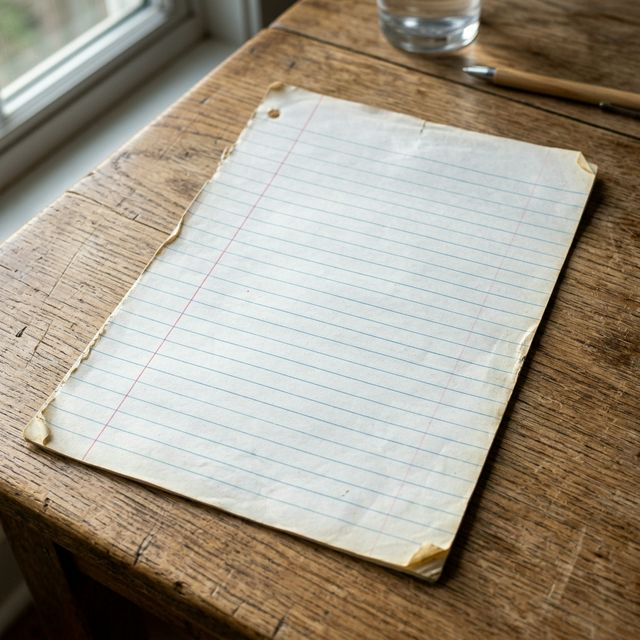
#> input picture assets/photorealistic_substrate.jpg, 640 x 640 px
$ python calibrate_substrate.py
#> lines starting #> are read from the running program, lines starting #| are printed output that depends on the picture; after the words box and inside, x2 and y2 are one past the last pixel; in counts of white or black regions, pixels touching at a corner belong together
import cv2
import numpy as np
import json
from pathlib import Path

def calibrate():
    img_path = Path("assets/photorealistic_substrate.jpg")
    if not img_path.exists():
        print(f"Error: {img_path} not found.")
        return

    img = cv2.imread(str(img_path))
#> img is the input picture: shape (640, 640, 3); mean B, G, R 135.3, 150.4, 159.2
    gray = cv2.cvtColor(img, cv2.COLOR_BGR2GRAY)
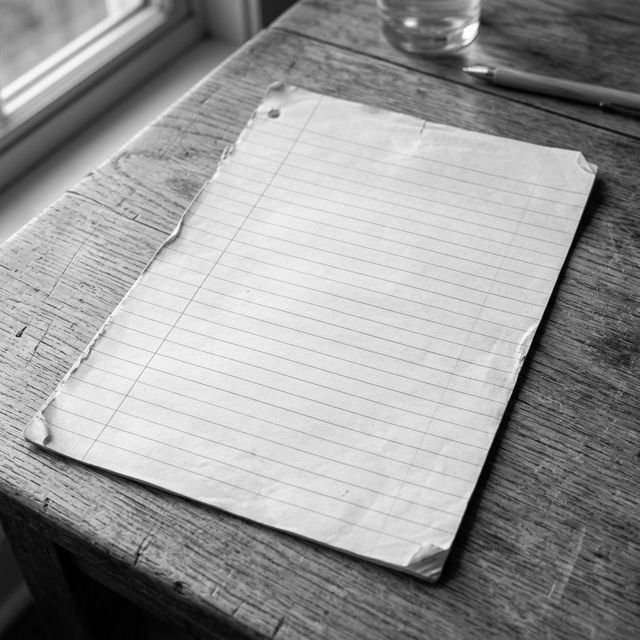
#> gray: shape (640, 640); min 0, max 255, mean 151.3
    blurred = cv2.GaussianBlur(gray, (5, 5), 0)
    edged = cv2.Canny(blurred, 75, 200)
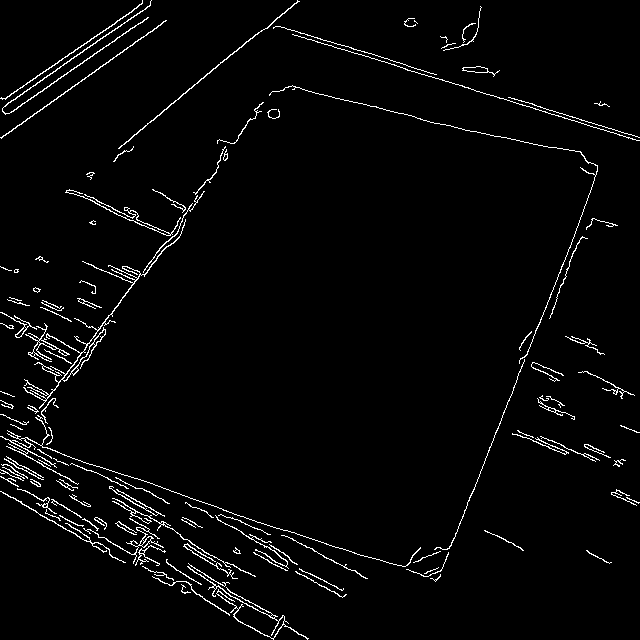
#> edged: shape (640, 640); 2.8% white in thin lines or dots

    # Find contours
    cnts, _ = cv2.findContours(edged.copy(), cv2.RETR_LIST, cv2.CHAIN_APPROX_SIMPLE)
#> cnts = 144 contours, 104 with area under 20; largest, box (x1, y1, x2, y2) and area: (23, 219, 186, 409) 352, (2, 0, 152, 115) 189, (187, 566, 309, 640) 164, (25, 323, 70, 362) 144, (118, 0, 300, 149) 138
    cnts = sorted(cnts, key=cv2.contourArea, reverse=True)[:5]
#> cnts = 5 contours; box (x1, y1, x2, y2) and area: (23, 219, 186, 409) 352, (2, 0, 152, 115) 189, (187, 566, 309, 640) 164, (25, 323, 70, 362) 144, (118, 0, 300, 149) 138

    screen_cnt = None
    for c in cnts:
        peri = cv2.arcLength(c, True)
        approx = cv2.approxPolyDP(c, 0.02 * peri, True)
        if len(approx) == 4:
            screen_cnt = approx
            break
#> this loop made 5 passes
#> peri on passes 1, 3, 4: 1697.1, 832.3, 355.2
#> (peri, approx) on passes 2, 5: (771, [[151, 0], [2, 111]]), (486.4, [[299, 1], [118, 148]])

    if screen_cnt is None:
        print("Failed to detect paper corners automatically.")
        # Fallback to manual heuristics if needed, or just warn
        return

    # Order corners: TL, TR, BR, BL
    pts = screen_cnt.reshape(4, 2)
    rect = np.zeros((4, 2), dtype="float32")
    s = pts.sum(axis=1)
    rect[0] = pts[np.argmin(s)]
    rect[2] = pts[np.argmax(s)]
    diff = np.diff(pts, axis=1)
    rect[1] = pts[np.argmin(diff)]
    rect[3] = pts[np.argmax(diff)]

    calibration = {
        "src_corners": rect.tolist(),
        "substrate_path": str(img_path),
        "target_size": [2480, 3508] # A4 @ 300DPI
    }

    with open("assets/calibration.json", "w") as f:
        json.dump(calibration, f, indent=4)

    # Debug image
    for pt in rect:
        cv2.circle(img, (int(pt[0]), int(pt[1])), 10, (0, 255, 0), -1)
    cv2.imwrite("assets/calibration_debug.png", img)
    print("Calibration saved to assets/calibration.json")

if __name__ == "__main__":
    calibrate()

$ run again, with assets/paper_texture.png saved as assets/photorealistic_substrate.jpg
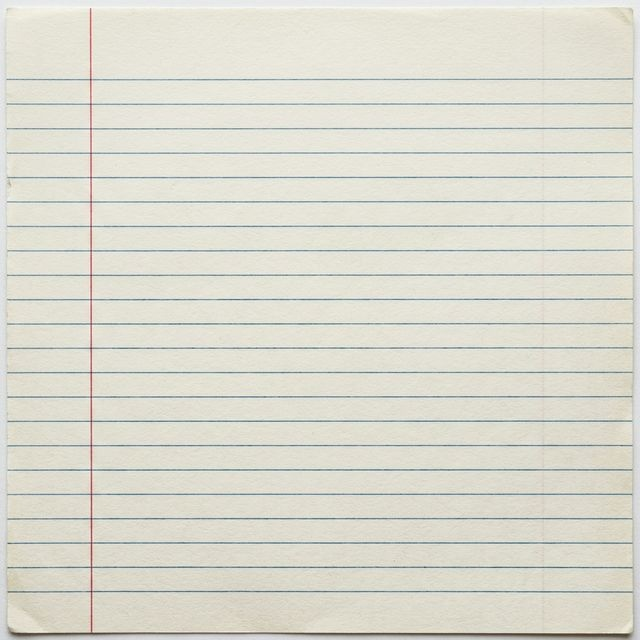
#> input picture assets/paper_texture.png, 640 x 640 px
#> in calibrate, img is the input picture: shape (640, 640, 3); mean B, G, R 208, 219, 219.9
#> in calibrate, `edged = cv2.Canny(blurred, 75, 200)`:
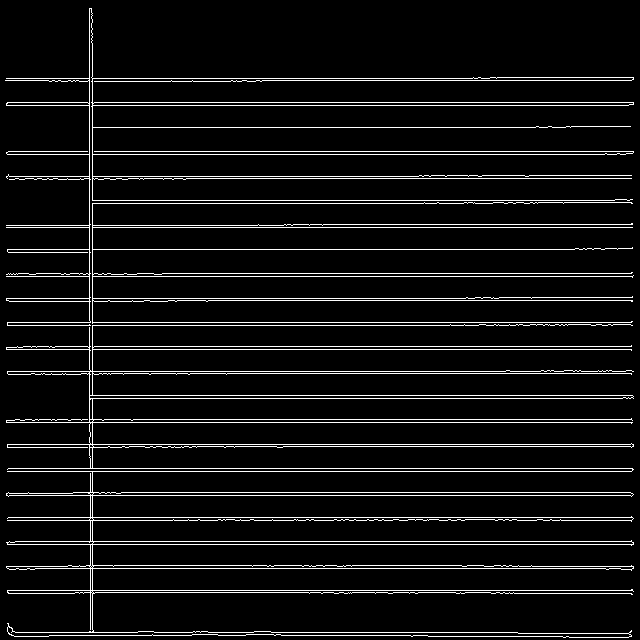
#> edged: shape (640, 640); 6.9% white in thin lines or dots
#> in calibrate, `cnts, _ = cv2.findContours(edged.copy(), cv2.RETR_LIST, cv2.CHAIN_APPR..`: cnts = 36 contours, 10 with area under 20; largest, box (x1, y1, x2, y2) and area: (6, 324, 634, 638) 12864, (5, 8, 634, 326) 2144, (7, 626, 632, 638) 2062, (89, 395, 634, 399) 1624, (92, 541, 634, 545) 1618
#> in calibrate, `cnts = sorted(cnts, key=cv2.contourArea, reverse=True)[:5]`: cnts = 5 contours; box (x1, y1, x2, y2) and area: (6, 324, 634, 638) 12864, (5, 8, 634, 326) 2144, (7, 626, 632, 638) 2062, (89, 395, 634, 399) 1624, (92, 541, 634, 545) 1618
#> the loop in calibrate, `for c in cnts:` made 5 passes
#> (peri, approx) on passes 1 to 5: (22984.7, [[632, 325], [7, 631]]), (13491, [[5, 80], [632, 199]]), (1273.4, [[7, 627], [631, 635]]), (1092.7, [[89, 397], [633, 396]]), (1084.5, [[92, 543], [633, 543]])
